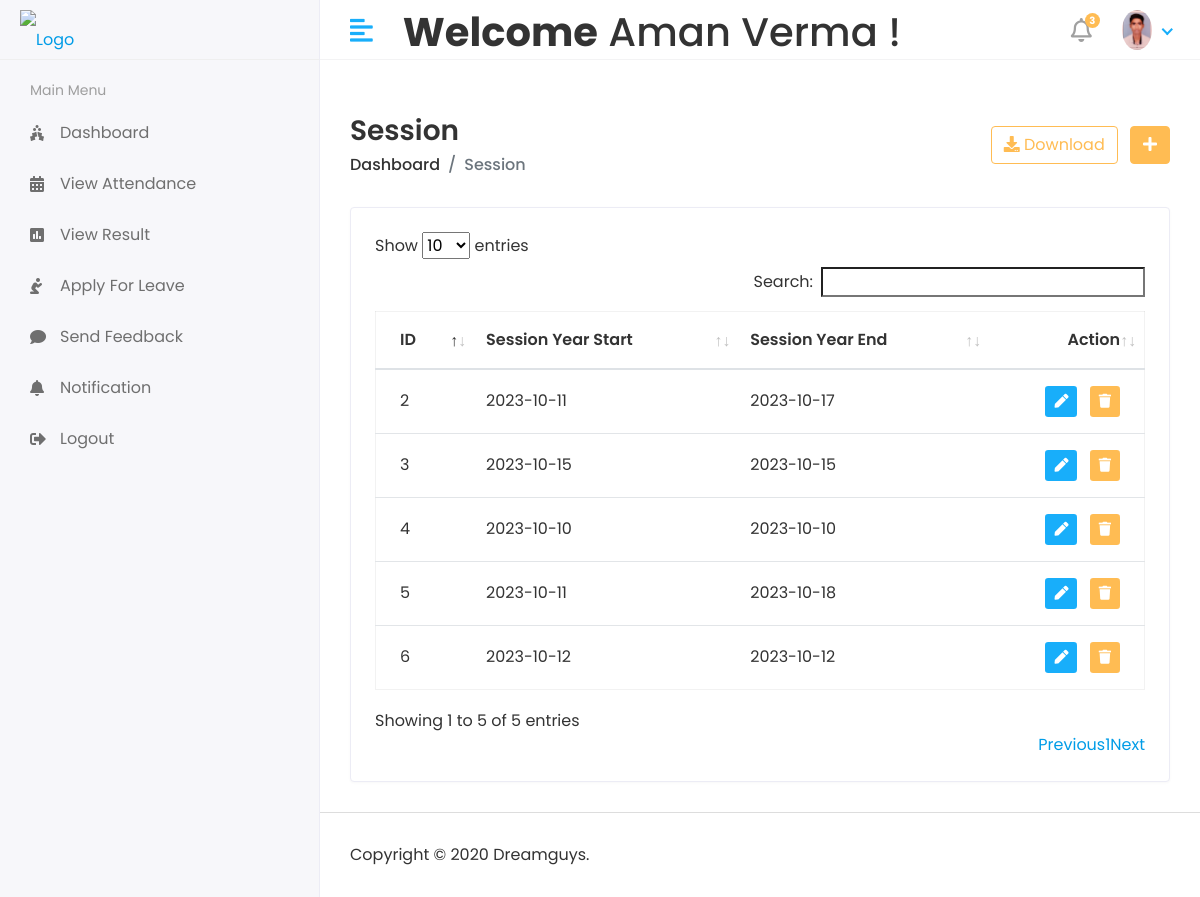
Screenshot of /Hod/Session/View (signed in) with the database file from the repository.
### app/models.py (models this page shows, shortened)
class CustomUser(AbstractUser):
    USER = (
        ('1','HOD'),
        ('2','STAFF'),
        ('3','STUDENT'),
    )
    user_type = models.CharField(choices=USER,max_length=50,default=1)
    profile_pic = models.ImageField(upload_to='media/profile_pic')

class Session_Year(models.Model):
    session_start = models.CharField(max_length=100)
    session_end = models.CharField(max_length=100)

### College_ERP/HOD_views.py (the view)
# urls.py: path('Hod/Session/View',HOD_views.VIEW_SESSION,name='view_session'),
@login_required(login_url='/')
def VIEW_SESSION(request):
    session = Session_Year.objects.all()
    context = {
        'session':session,
    }
    return render(request,'Hod/view_session.html',context)

### templates/Hod/view_session.html (shortened to what this page needs)
{% extends 'base.html' %}
{% block content %}
<div class="content container-fluid">
    <div class="page-header">
        <div class="row align-items-center">
            <div class="col">
                <h3 class="page-title">Session</h3>
                <ul class="breadcrumb">
                    <li class="breadcrumb-item"><a href="index.html">Dashboard</a></li>
                    <li class="breadcrumb-item active">Session</li>
                </ul>
            </div>
            <div class="col-auto text-right float-right ml-auto">
                <a href="#" class="btn btn-outline-primary mr-2"><i class="fas fa-download"></i> Download</a>
                <a href="add-student.html" class="btn btn-primary"><i class="fas fa-plus"></i></a>
            </div>
        </div>
    </div>
    <div class="row">
        <div class="col-sm-12">
            <div class="card card-table">
                <div class="card-body">
                    <div class="table-responsive">
                        <table id="table_id" class="table table-hover table-center mb-0">
                            <thead>
                                <tr>
                                    <th>ID</th>
                                    <th>Session Year Start</th>
                                    <th>Session Year End</th>
                                    <th class="text-right">Action</th>
                                </tr>
                            </thead>
                            <tbody>
                                {% for i in session %}
                                <tr>
                                    <td>{{i.id}}</td>
                                    <td>{{i.session_start}}</td>
                                    <td>{{i.session_end}}</td>
                                    <td class="text-right">
                                        <div class="actions">
                                            <a href="{% url 'edit_session' i.id %}"
                                                class="btn btn-sm bg-success-light mr-2">
                                                <i class="fas fa-pen"></i>
                                            </a>
                                            <a href="{% url 'delete_session' i.id %}"
                                                class="btn btn-sm bg-danger-light">
                                                <i class="fas fa-trash"></i>
                                            </a>
                                        </div>
                                    </td>
                                </tr>
                                {% endfor %}
                            </tbody>
                        </table>
                    </div>
                </div>
            </div>
        </div>
    </div>
</div>
{% endblock %}

### templates/includes/header.html (shortened to what this page needs)
{% load static %}
<div class="header">
    <div class="header-left">
        <a href="index.html" class="logo">
            <img src="{% static 'assets/img/logo.png' %}" alt="Logo">
        </a>
    </div>
    <a href="javascript:void(0);" id="toggle_btn">
        <i class="fas fa-align-left"></i>
    </a>
    <div class="top-nav-search mt-2">
        <h1><strong>Welcome</strong>&nbsp<span>{{ user.first_name }} {{ user.last_name }}</span>&nbsp!</h1>
    </div>
    <ul class="nav user-menu">
        <li class="nav-item dropdown noti-dropdown">
            <a href="#" class="dropdown-toggle nav-link" data-toggle="dropdown">
                <i class="far fa-bell"></i> <span class="badge badge-pill">3</span>
            </a>
        </li>
        <li class="nav-item dropdown has-arrow">
            <a href="#" class="dropdown-toggle nav-link" data-toggle="dropdown">
                <span class="user-img"><img class="rounded-circle"
                        src="/{{user.profile_pic}}" width="30" height="40" alt="Ryan Taylor"></span>
            </a>
        </li>
    </ul>
</div>

### static/assets/css/style.css (style rules this page uses)
html { height: 100%; }
body { background-color: #fff; color: #333; font-family: 'Poppins', sans-serif; font-size: 1rem; height: 100%; line-height: 1.5; overflow-x: hidden; }
h1, h2, h3, h4, h5, h6 { font-family: 'Poppins', sans-serif; margin-top: 0; }
a { color: #009ce7; }
input, button, a { transition: all 0.4s ease; -moz-transition: all 0.4s ease; -o-transition: all 0.4s ease; -ms-transition: all 0.4s ease; -webkit-transition: all 0.4s ease; }
ul, ol { padding: 0px; list-style: none; }
.table { color: #333; max-width: 100%; margin-bottom: 0; width: 100%; }
.table.dataTable { border-collapse: collapse !important; border: 1px solid rgba(0, 0, 0, 0.05); }
.table thead tr th { font-weight: 600; }
.table tbody tr { border-bottom: 1px solid rgba(0, 0, 0, 0.05); }
.table.table-center td, .table.table-center th { vertical-align: middle; }
.card-table .card-body .table > thead > tr > th { border-top: 0; }
.card-table .card-body .table tr td:first-child, .card-table .card-body .table tr th:first-child { padding-left: 1.5rem; }
.card-table .card-body .table tr td:last-child, .card-table .card-body .table tr th:last-child { padding-right: 1.5rem; }
.card-table .table td, .card-table .table th { border-top: 1px solid #e2e5e8; padding: 1rem 0.75rem; white-space: nowrap; }
.btn-primary { background-color: #FFBC53; border: 1px solid #FFBC53; }
.btn-outline-primary { color: #FFBC53; border-color: #FFBC53; }
.card { border: 1px solid #ececf5; box-shadow: 0 1px 3px 0 rgba(0, 0, 0, 0.03); margin-bottom: 1.875rem; }
.card-body { padding: 1.5rem; }
.bg-danger-light { background-color:#FFBC53 !important; color:#fff !important; }
.bg-success-light { background-color: #18aefa; color: #fff; }
.header { background-color: #fff; border-bottom: 1px solid #f3f3f4; left: 0; position: fixed; right: 0; top: 0; z-index: 1001; height: 60px; }
.header .header-left { float: left; height: 60px; padding: 0 20px; position: relative; width: 320px; z-index: 1; transition: all 0.2s ease-in-out; background-color: #f7f7fa; border-bottom: 1px solid #efefef; border-right: 1px solid #ececf5; display: flex; align-items: center; }
.header .header-left .logo { display: inline-block; line-height: 60px; }
.header .header-left .logo img { max-height: 40px; width: auto; }
.header .dropdown-toggle:after { display: none; }
.header .has-arrow .dropdown-toggle:after { border-top: 0; border-left: 0; border-bottom: 2px solid #18aefa; border-right: 2px solid #18aefa; content: ''; height: 8px; display: inline-block; pointer-events: none; -webkit-transform-origin: 66% 66%; -ms-transform-origin: 66% 66%; transform-origin: 66% 66%; -webkit-transform: rotate(45deg); -ms-transform: rotate(45deg); transform: rotate(45deg); -webkit-transition: all 0.15s ease-in-out; transition: all 0.15s ease-in-out; width: 8px; vertical-align: 0px; }
.user-menu { float: right; margin: 0; position: relative; z-index: 99; padding-right: 15px; }
.user-menu.nav > li > a { color: #a0a0a0; font-size: 14px; line-height: 58px; padding: 0 15px; height: 60px; }
.user-img { margin-right: 3px; position: relative; }
.top-nav-search { float: left; margin-left: 15px; }
.page-wrapper > .content { padding: 1.875rem 1.875rem 0; }
.page-header { margin-bottom: 1.875rem; }
.page-header .breadcrumb { background-color: transparent; color: #6c757d; font-size: 1rem; font-weight: 500; margin-bottom: 0; padding: 0; }
.page-header .breadcrumb a { color: #333; }
.page-title { font-size: 28px; font-weight: 600; color: #333; margin-bottom: 5px; }
.user-menu.nav > li > a .badge { background-color: #FFBC53; display: block; font-size: 10px; font-weight: bold; height: 15px; width: 15px; position: absolute; right: 7px; top: 13px; color: #fff; padding: 3px; }
.user-menu.nav > li > a > i { font-size: 1.5rem; line-height: 60px; }
@media (min-width: 992px) { #toggle_btn { align-items: center; color: #18aefa; display: inline-flex; float: left; font-size: 26px; height: 60px; justify-content: center; margin-left: 15px; padding: 0 15px; } }

### rows the page displays
CustomUser: first_name "Aman", last_name "Verma", profile_pic (picture)
Session_Year: id "2", session_start "2023-10-11", session_end "2023-10-17"
Session_Year: id "3", session_start "2023-10-15", session_end "2023-10-15"
Session_Year: id "4", session_start "2023-10-10", session_end "2023-10-10"
Session_Year: id "5", session_start "2023-10-11", session_end "2023-10-18"
Session_Year: id "6", session_start "2023-10-12", session_end "2023-10-12"
